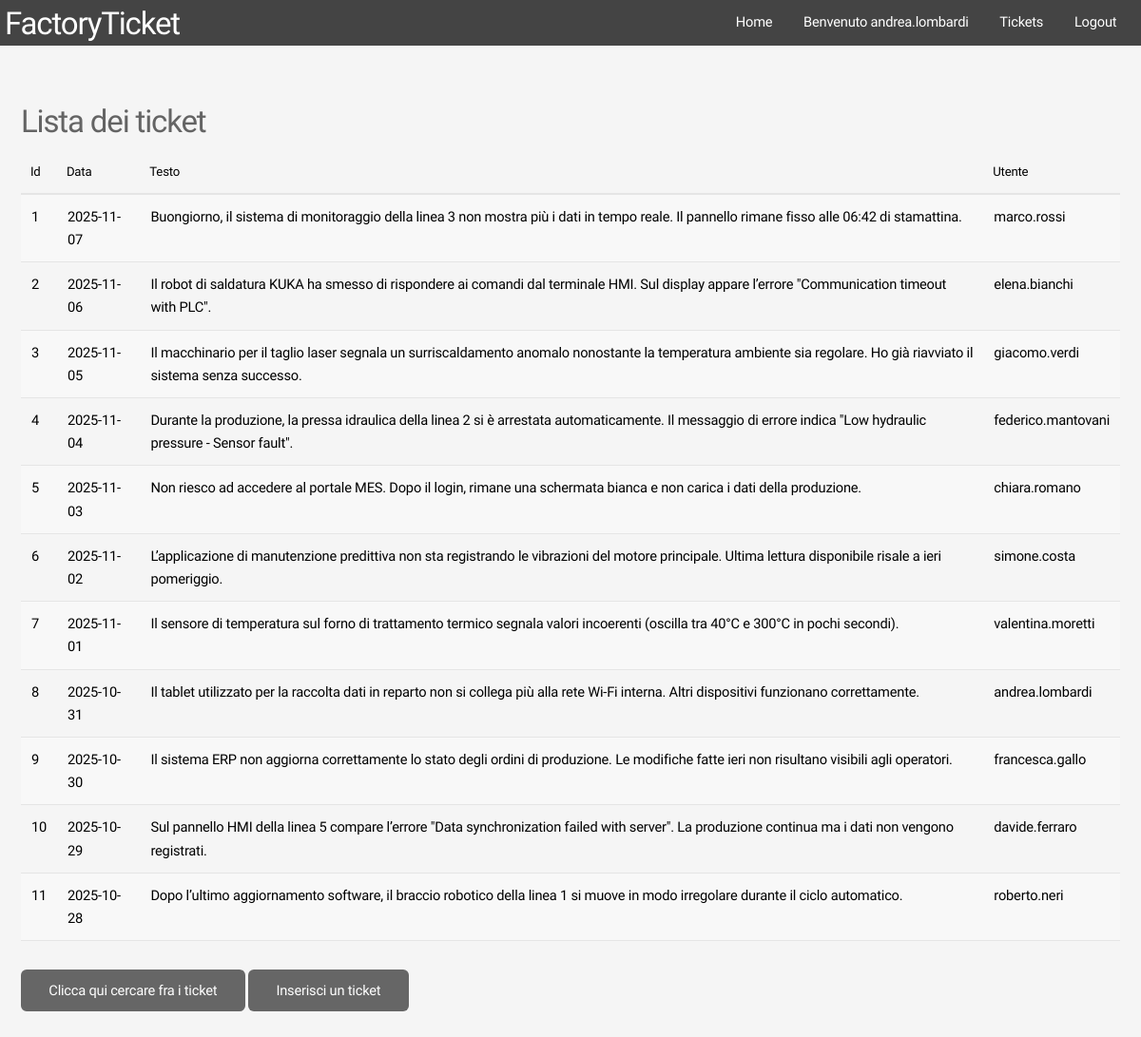
The page /app/home.php (signed in) on the database its author committed.
### tables this page shows
CREATE TABLE `tickets` (
  `id` int(11) NOT NULL AUTO_INCREMENT,
  `date` date NOT NULL,
  `testo` varchar(512) NOT NULL,
  `username` varchar(128) NOT NULL,
  CONSTRAINT `tickets_pk` PRIMARY KEY (`id`)
) DEFAULT CHARSET=utf8mb4 COLLATE=utf8mb4_unicode_ci;

### app/home.php (the view, shortened to what this page needs)
<?php
function get_all_tickets(){
    $conn = connect();
    $stmt = $conn->prepare("SELECT * FROM tickets ORDER BY date DESC, id DESC");
    $stmt->execute();
    return $stmt->fetchAll(PDO::FETCH_ASSOC);
}
?>
<!DOCTYPE HTML>
<html>
<head>
    <link rel="stylesheet" href="assets/css/main.css" />
</head>
<body class="landing is-preload">
<div id="page-wrapper">
    <?php include 'top.inc';?>
    <section id="main" class="container">
        <div class="row">
            <div class="col-12">
                <h2>Lista dei ticket</h2>
                <?php
                try {
                    $rows = get_all_tickets();
                    if (count($rows) == 0) {
                        echo '<div class="col-12 col-12-mobile"><h3>Nessun ticket trovato nel database</h3></div>';
                    } else {
                        echo '
                        <div class="table-wrapper">
                            <table style="color: black">
                                <thead>
                                    <th style="color: black">Id</th><th style="color: black">Data</th><th style="color: black">Testo</th><th style="color: black">Utente</th>
                                </thead>
                                <tbody>';
                        foreach ($rows as $r) {
                            echo '<tr>';
                            foreach ($r as $c) {
                                echo '<td>' . $c . '</td>';
                            }
                            echo '</tr>';
                        }
                        echo '</tbody></table>';
                    }
                } catch (Exception $e) {
                    echo '<h3 class="error">'.$e.'</h3>';
                }
                ?>
            <input type="button" onclick="location.href='./searchTickets.php';" value="Clicca qui cercare fra i ticket" />
            <input type="button" onclick="location.href='./newTicket.php';" value="Inserisci un ticket" />
            </div>
        </div>
    </section>
</div>
</body>
</html>

### app/top.inc (shortened to what this page needs)
<header id="header" class="alt">
    <a href="home.php"><h2 style="color: white; margin-left: 5px;">FactoryTicket</h2></a>
    <nav id="nav">
        <ul>
            <li><a href="home.php">Home</a></li>
            <?php
            $lgd = isset($_SESSION["uname"]);
            if ($lgd) {
                echo '<li><a href="#">Benvenuto '.$_SESSION["uname"].'</a></li>
                        <li><a href="tickets.php">Tickets</a></li>
                        <li><a href="logout.php">Logout</a></li>';
            }
            else {
                echo '<li><a href="login.php">Login</a></li>';
            }
            ?>
        </ul>
    </nav>
</header>

### rows shown on the page
tickets: id "1", date "2025-11-07", testo "Buongiorno, il sistema di monitoraggio della linea 3 non mostra più i dati in tempo reale. Il pannello rimane fisso alle 06:42 di stamattina.", username "marco.rossi"
tickets: id "2", date "2025-11-06", testo "Il robot di saldatura KUKA ha smesso di rispondere ai comandi dal terminale HMI. Sul display appare l’errore \"Communication timeout with PLC\".", username "elena.bianchi"
tickets: id "3", date "2025-11-05", testo "Il macchinario per il taglio laser segnala un surriscaldamento anomalo nonostante la temperatura ambiente sia regolare. Ho già riavviato il sistema senza successo.", username "giacomo.verdi"
tickets: id "4", date "2025-11-04", testo "Durante la produzione, la pressa idraulica della linea 2 si è arrestata automaticamente. Il messaggio di errore indica \"Low hydraulic pressure - Sensor fault\".", username "federico.mantovani"
tickets: id "5", date "2025-11-03", testo "Non riesco ad accedere al portale MES. Dopo il login, rimane una schermata bianca e non carica i dati della produzione.", username "chiara.romano"
tickets: id "6", date "2025-11-02", testo "L’applicazione di manutenzione predittiva non sta registrando le vibrazioni del motore principale. Ultima lettura disponibile risale a ieri pomeriggio.", username "simone.costa"
tickets: id "7", date "2025-11-01", testo "Il sensore di temperatura sul forno di trattamento termico segnala valori incoerenti (oscilla tra 40°C e 300°C in pochi secondi).", username "valentina.moretti"
tickets: id "8", date "2025-10-31", testo "Il tablet utilizzato per la raccolta dati in reparto non si collega più alla rete Wi-Fi interna. Altri dispositivi funzionano correttamente.", username "andrea.lombardi"
tickets: id "9", date "2025-10-30", testo "Il sistema ERP non aggiorna correttamente lo stato degli ordini di produzione. Le modifiche fatte ieri non risultano visibili agli operatori.", username "francesca.gallo"
tickets: id "10", date "2025-10-29", testo "Sul pannello HMI della linea 5 compare l’errore \"Data synchronization failed with server\". La produzione continua ma i dati non vengono registrati.", username "davide.ferraro"
tickets: id "11", date "2025-10-28", testo "Dopo l’ultimo aggiornamento software, il braccio robotico della linea 1 si muove in modo irregolare durante il ciclo automatico.", username "roberto.neri"

### other values the page prints
$_SESSION["uname"] "andrea.lombardi"
